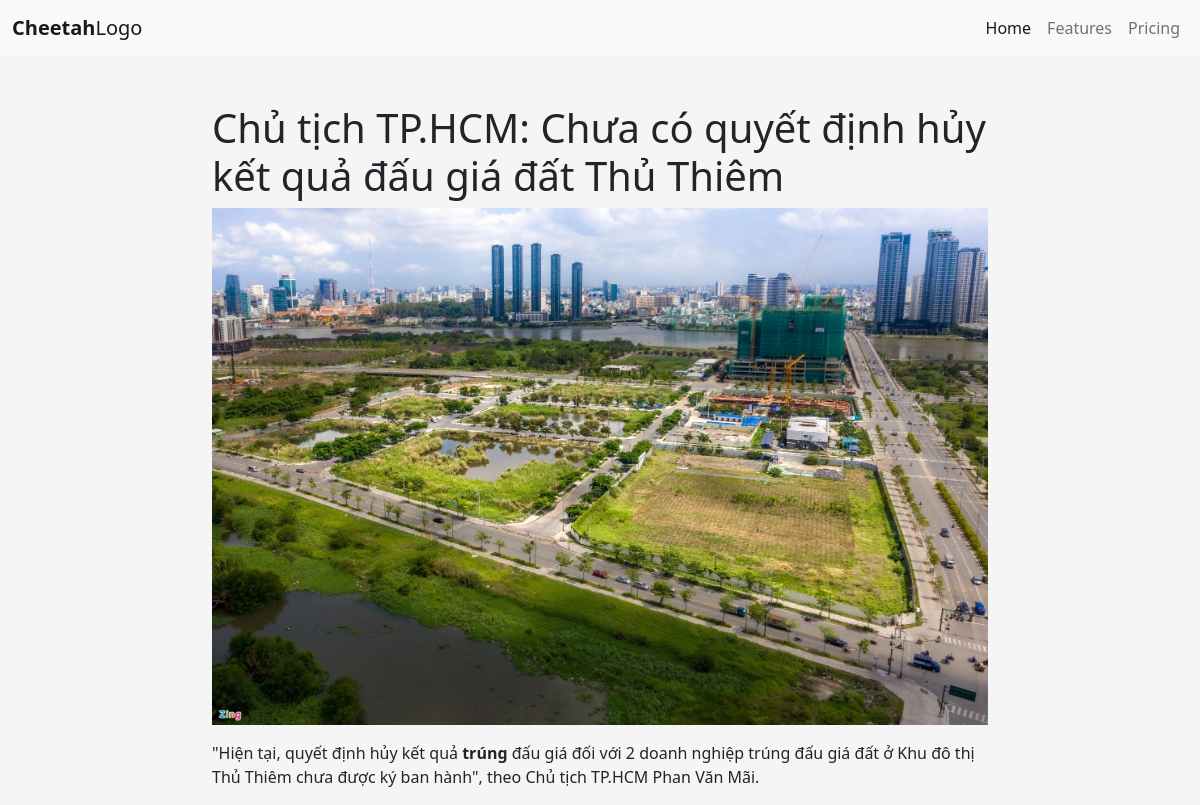
Page /blog/3 on the committed database.
### base/models.py (models this page shows, shortened)
class Blog(models.Model):
    user = models.ForeignKey(User, on_delete=models.CASCADE, null=True,blank=True)
    title = models.CharField(max_length=200, null = True, blank = True)
    description = HTMLField( null = True, blank = True)
    published = models.BooleanField(default=False)
    created_at = models.DateTimeField(auto_now_add=True)
    upload_image = models.ImageField(null=True,blank=True)
    class Meta:
        ordering = ['-created_at']

### base/views.py (the view, shortened to what this page needs)
# urls.py: path('blog/<int:pk>', BlogDetail.as_view(), name='blog'),
class BlogDetail(DetailView):
    model = Blog
    context_object_name = 'blog'
    template_name = 'base/blog.html'

### base/templates/base/blog.html (shortened to what this page needs)
{% include 'base/main.html' %}
<body>
    <div class="container mt-5 device-width">
        <h1>{{blog.title}}</h1>
        <img src="{{blog.upload_image.url}}" alt="" class="" style="width: 100%;">
        <p>{{blog.description|safe}}</p>
    </div>
</body>

### blog/static/css/style_main.css (style rules this page uses)
body { background-color: #f5f5f5 !important; }

### base/templates/base/blog.html (style rules this page uses)
.container { max-width: 800px !important; }

### rows in the picture
Blog: title "Chủ tịch TP.HCM: Chưa có quyết định hủy kết quả đấu giá đất Thủ Thiêm", upload_image (picture), description "\"Hiện tại, quyết định hủy kết quả trúng đấu giá đối với 2 doanh nghiệp trúng đấu giá đất ở Khu đô thị Thủ Thiêm chưa được ký ban hành\", theo Chủ tịch TP.HCM Phan Văn Mãi."
